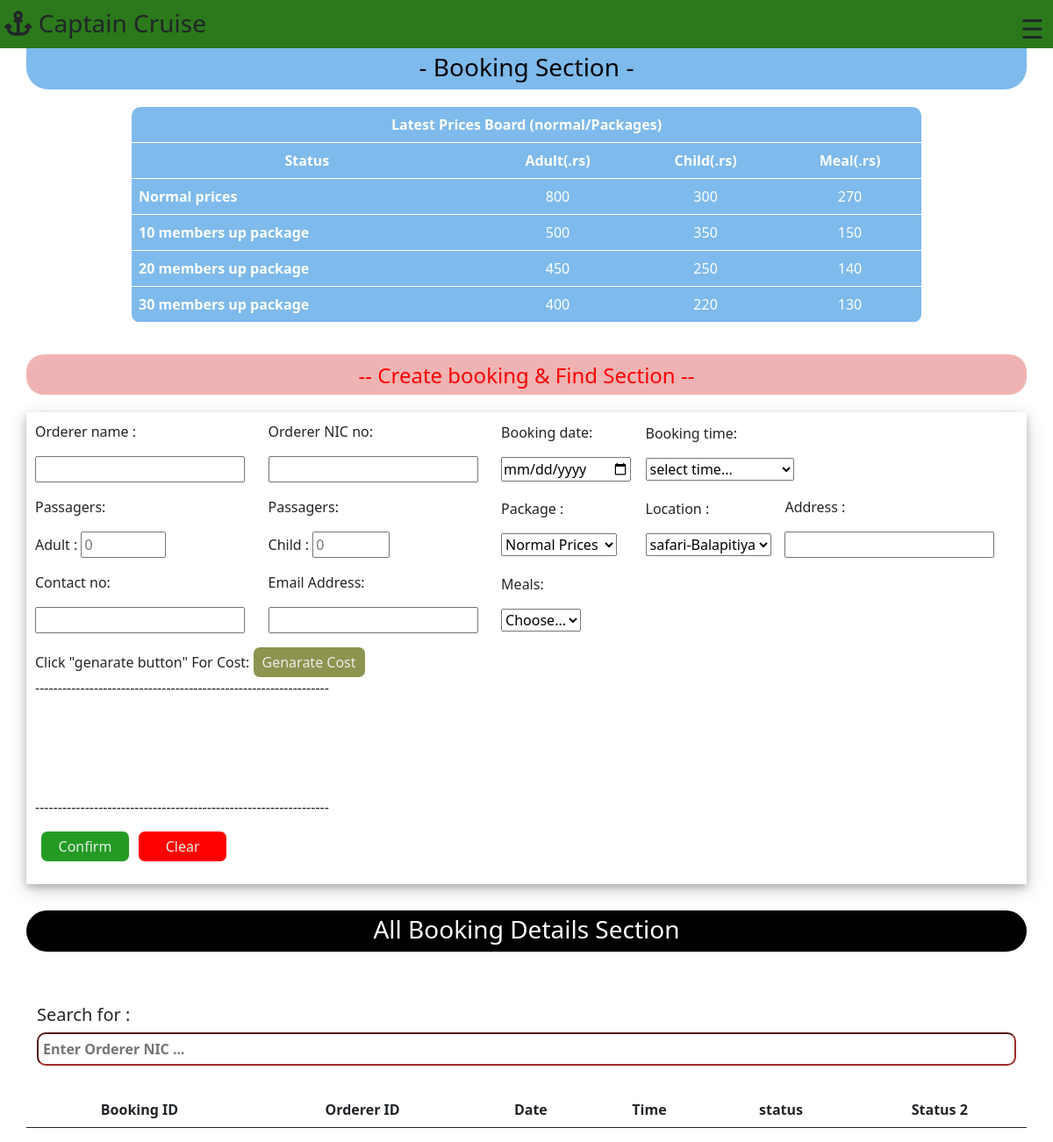
The app's page /Booking-section/booking.php, older data.
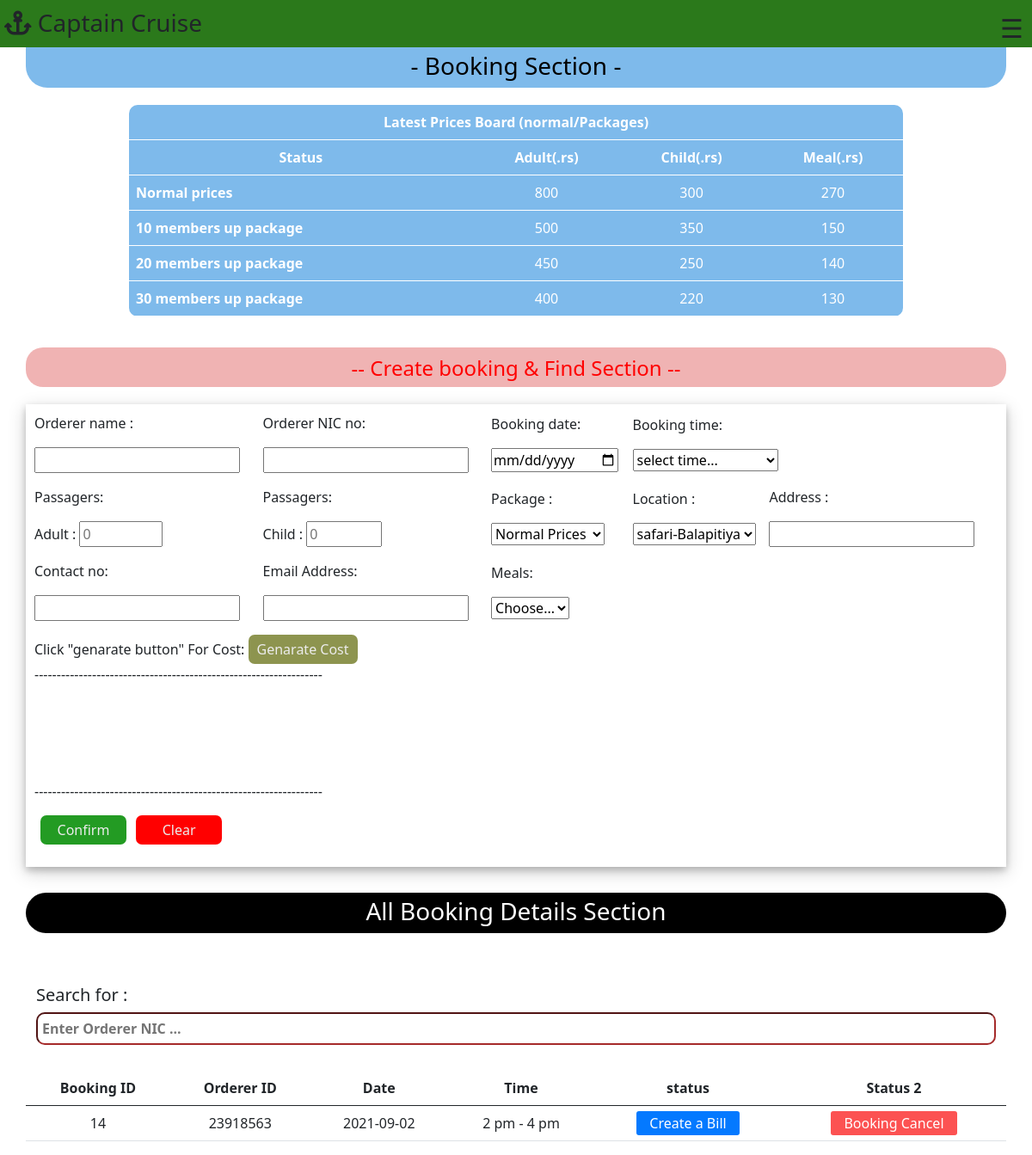
The same page, newer data.
### tables this page shows
CREATE TABLE `prices` (
  `ID` int(11) NOT NULL,
  `Adult` varchar(50) NOT NULL,
  `child` varchar(50) NOT NULL,
  `meal` varchar(50) NOT NULL
);

CREATE TABLE `booking` (
  `bill_ID` int(40) NOT NULL,
  `Orderer_name` varchar(100) NOT NULL,
  `Orderer_ID` varchar(100) NOT NULL,
  `Booking_date` text NOT NULL,
  `Booking_time` varchar(50) NOT NULL,
  `Adult` int(50) NOT NULL,
  `Child` int(60) NOT NULL,
  `package` varchar(100) NOT NULL,
  `Location` varchar(60) NOT NULL,
  `Address` varchar(100) NOT NULL,
  `Contact_no` varchar(60) NOT NULL,
  `Email` varchar(60) NOT NULL,
  `Meals` varchar(60) NOT NULL,
  `Adult_cost` varchar(60) NOT NULL,
  `Child_cost` varchar(60) NOT NULL,
  `Meal_cost` varchar(60) NOT NULL,
  `Total_cost` varchar(60) NOT NULL
);

### Booking-section/booking.php (the view, shortened to what this page needs)
<!DOCTYPE html>
<html lang="en">
<head>
    <link rel="stylesheet" href="./booking.css?v=<?php echo time(); ?> ">
    <link href="https://cdn.jsdelivr.net/npm/bootstrap@5.1.0/dist/css/bootstrap.min.css" rel="stylesheet">
</head>
<body>
    <div class="container">
    <div class="row fixed-top" id="row1">
            <div class="col-8" id="col1">
                <h3><i class="fas fa-anchor"></i> Captain Cruise</h3>
            </div>
            <div class="col" id="col2">
                <span style="font-size:30px;cursor:pointer" onclick="openNav()">&#9776;</span>
            </div>
        </div>
      <div class="row " id="row3">
          <h3>- Booking Section - </h3>
      </div>
      <div class="row" id="row-price">
      <table class="table" id="price-board">
      <tr >
          <th colspan="4">Latest Prices Board (normal/Packages)</th>
      </tr>
      <tr>
          <th>Status</th>
          <th>Adult(.rs)</th>
          <th>Child(.rs)</th>
          <th>Meal(.rs)</th>
      </tr>
      <tr>
          <th  id="topic-table">Normal prices </th>
          <?php
                $connection = mysqli_connect('localhost', 'root', '', 'captaincruise');
                $sql = "SELECT * FROM prices where id=1 order by ID desc";
                $result = mysqli_query($connection , $sql);
                while($row = mysqli_fetch_array($result)){
         echo" <td>".$row['Adult']."</td>";
         echo"<td >".$row['child']."</td>";
          echo"<td>".$row['meal']."</td>";
        };
        ?>
      </tr>
      <tr>
          <th id="topic-table">10 members up package </th>
          <?php
                $connection = mysqli_connect('localhost', 'root', '', 'captaincruise');
                $sql = "SELECT * FROM prices where id=2 order by ID desc";
                $result = mysqli_query($connection , $sql);
                while($row = mysqli_fetch_array($result)){
         echo" <td>".$row['Adult']."</td>";
         echo"<td>".$row['child']."</td>";
          echo"<td>".$row['meal']."</td>";
        };
        ?>
      </tr>
      <tr>
          <th id="topic-table">20 members up package </th>
          <?php
                $connection = mysqli_connect('localhost', 'root', '', 'captaincruise');
                $sql = "SELECT * FROM prices where id=3 order by ID desc";
                $result = mysqli_query($connection , $sql);
                while($row = mysqli_fetch_array($result)){
         echo" <td>".$row['Adult']."</td>";
         echo"<td>".$row['child']."</td>";
          echo"<td>".$row['meal']."</td>";
        };
        ?>
      </tr>
      <tr>
          <th id="topic-table">30 members up package </th>
          <?php
                $connection = mysqli_connect('localhost', 'root', '', 'captaincruise');
                $sql = "SELECT * FROM prices where id=4 order by ID desc";
                $result = mysqli_query($connection , $sql);
                while($row = mysqli_fetch_array($result)){
         echo" <td>".$row['Adult']."</td>";
         echo"<td>".$row['child']."</td>";
          echo"<td>".$row['meal']."</td>";
        };
        ?>
      </tr>
      </table>
      </div>
      <div class="row" id="row4">
          <h4> -- Create booking & Find Section --</h4>
      </div>
      <div class="row" id="row5">
         <form action="booking.php" method="POST" enctype="multipart/form-data" id="form-menu">
                <table class="table" id="form-table">
                <tr>
                    <td id="bill-form-td">
                      <p> Orderer name :</p>
                    <p><input type="text" name="orderer" id="" required  ></p>
                    </td>
                    <td>
                    <p>Orderer NIC no:</p>
                    <p><input type="text" name="orderid" id="" required ></p>
                    </td>
                    <td>
                    <p>Booking date:</p>
                    <p><input type="date" name="bookingdate" id="" required ></p>
                    </td>
                    <td colspan="2">
                    <p>Booking time:</p>
                    <p> <select id="bookingtime" name="bookingtime" required >
                            <option hidden selected>select time...</option>
                            </select></p>
                    </td>
                </tr>
                <tr>
                    <td>
                        <p>Passagers:</p>
                        <p>Adult : <input type="number"   name="adult" id="adult" required min="0" max="100" placeholder="0"></p>
                    </td>
                    <td>
                        <p>Passagers: </p>
                        <p>Child : <input type="number" name="child" id="child" min="0" max="20" placeholder="0"></p>
                    </td>
                    <td>
                        <p>Package :</p>
                        <p> <select id="package" name="package" >
                            <option value="normal">Normal Prices</option>
                            </select></p>
                    </td>
                    <td>
                        <p>Location :</p>
                        <p> <select id="location" name="location" >
                            <option value="Madu">safari-Balapitiya</option>
                            </select></p>
                    </td>
                    <td>
                        <p>Address :</p>
                        <p> <input type="text" name="Address" id=""   required></p>
                    </td>
                </tr>
                <tr>
                    <td>
                        <p>Contact no:</p>
                        <p> <input type="text" name="contact" id=""   required></p>
                    </td>
                    <td>
                        <p>Email Address:</p>
                        <p><input type="text" name="email" id=""  required></p>
                    </td>
                    <td>
                        <p>Meals:</p>
                        <p><select id="meal" name="meal" >
                            <option value="notvalue" selected>Choose...</option>
                            </select></p>
                    </td>
                </tr>
                <tr>
                    <td colspan="2">
                   Click "genarate button" For Cost: <input type="button" onclick="JavaScript:genarate()" value="Genarate Cost" id="cost-btn">
                    </td>
                </tr>
                <tr>
                    <td colspan="5">
                        <p>-----------------------------------------------------------------
                        </p>
                    </td>
                </tr>
                <tr id="count">
                    <td  id="ad"></td>
                    <td><input type="text" name="adcost" id="ad-cost"  ></td>
                </tr>
                <tr  id="count">
                    <td id="chi-pass-co"></td>
                    <td><input type="text" name="chicost" id="chi-cost"  ></td>
                </tr>
                <tr id="count">
                    <td id="pass-meal-co"><p id="pass-meal-co"></p></td>
                    <td><input type="text" name="mealcost" id="meal-cost"  ></td>
                </tr>
                <tr id="count">
                    <td id="tot-pass-cost"></td>
                    <td><input type="text" name="totalcost" id="total-cost" ></td>
                </tr>
                <tr>
                    <td colspan="5">
                    <p>-----------------------------------------------------------------
                        </p>
                    </td>
                </tr>
                <tr>
                <td colspan="2">
                <input type="submit" name="submit" value="Confirm" id="confirm-btn"> <input type="reset" value="Clear" onclick="Clean()" id="clear-btn">
                </td>
                </tr>
            </table>
        </form>
<div class="row" id="row52">
   <h3>All Booking Details Section</h3>
</div>
   <div class="search-container">
        <h5>Search for :</h5>
        <div class="search-bar" id="search-bar">
      <input type="text" onkeyup="search()" placeholder="Enter Orderer NIC ..." name="search" id="searchbox">
        </div>
  </div>
  <table class="table" id="Booking-details">
  <thead>
      <tr>
          <th scope="col">Booking ID</th>
          <th>Orderer ID</th>
          <th>Date</th>
          <th>Time</th>
          <th>status</th>
          <th>Status 2</th>
      </tr>
      </thead>
      <tbody id="tbody">
      <?php
            $connection = mysqli_connect('localhost', 'root', '', 'captaincruise');
            $sql = "SELECT * FROM booking order by bill_ID desc";
            $result = mysqli_query($connection , $sql);
            while($row = mysqli_fetch_array($result)){
      echo'<tr>';
        echo  "<td>".$row['bill_ID']."</td>";
          echo"<td>".$row['Orderer_ID']."</td>";
          echo"<td>".$row['Booking_date']."</td>";
          echo"<td>".$row['Booking_time']."</td>";
          echo"<td><a href='../Bill-details/Bill-details.html?id=".$row['bill_ID']."' id='details-btn'>Create a Bill</a></td>";
          echo"<td> <a href='./delete.php?id=".$row['bill_ID']."' id='delete' > Booking Cancel </td>";
      echo'</tr>';
            }
      ?>
</tbody>
  </table>
     </div>
    </div>
</body>
</html>

### Booking-section/booking.css (style rules this page uses)
#row1 { padding-top: 10px; background-color: #2b791b; padding-left: 5px; padding-right: 10px; }
#col2 { text-align: right; }
#row3 { text-align: center; margin-top: 0px; background-color: #7ebaeb; color: black; padding-top: 60px; border-radius: 25px; }
#row-price { margin-top: 20px; -webkit-box-pack: center; -ms-flex-pack: center; justify-content: center; }
#price-board { width: 900px; background: #7ebaeb; color: white; }
#price-board tr, th { text-align: center; -webkit-transition: ease-in-out 0.2s; transition: ease-in-out 0.2s; }
#topic-table { text-align: left; }
#price-board tr, td { border: none; outline: none; }
#row4 { color: red; padding-top: 10px; margin-top: 20px; text-align: center; background: #f0b3b3; border-radius: 20px; }
#row5 { padding-top: 20px; -webkit-box-pack: center; -ms-flex-pack: center; justify-content: center; grid-gap: 30px; }
#form-table td, tr { border: none; margin: 0px; padding: 0px; text-align: left; }
#confirm-btn { background-color: #239b23; padding: 5px 10px; color: #ececec; outline: none; border: none; border-radius: 7px; cursor: pointer; margin-left: 7px; width: 100px; }
#clear-btn { background-color: red; margin-left: 7px; padding: 5px 10px; color: #ececec; outline: none; border: none; border-radius: 7px; cursor: pointer; width: 100px; }
#cost-btn { background-color: rgba(137, 145, 73, 0.966); padding: 5px 10px; color: #ececec; outline: none; border: none; border-radius: 7px; cursor: pointer; }
#count { line-height: 15px; }
#count td { padding: 0px; }
table { background-color: white; border-radius: 10px; }
#total-cost { color: red; }
#ad-cost, #chi-cost, #meal-cost, #total-cost { outline: none; background-color: white; border: none; }
#form-menu { padding: 10px; -webkit-box-shadow: 0 4px 8px 0 rgba(0, 0, 0, 0.2), 0 6px 20px 0 rgba(0, 0, 0, 0.19); box-shadow: 0 4px 8px 0 rgba(0, 0, 0, 0.2), 0 6px 20px 0 rgba(0, 0, 0, 0.19); }
#row52 { text-align: center; margin-top: 0px; background-color: black; color: white; padding-top: 5px; border-radius: 25px; }
#details-btn { padding: 3px 15px; background-color: #0479ff; color: white; outline: none; border: none; border-radius: 3px; text-decoration: none; width: 100px; }
#search-bar { text-align: right; }
#searchbox { width: 100%; padding: 5px; color: #17174e; border-radius: 10px; outline: none; border-color: brown; font-weight: bold; }
#tbody { overflow: hidden; }
#Booking-details td, tr { text-align: center; vertical-align: middle; }
#delete { background: #fc5252; padding: 3px 15px; color: white; outline: none; border: none; border-radius: 3px; text-decoration: none; }

Row changes from the older to the newer data that the page shows:
added booking: bill_ID "14", Orderer_ID "23918563", Booking_date "2021-09-02", Booking_time "2 pm - 4 pm"
